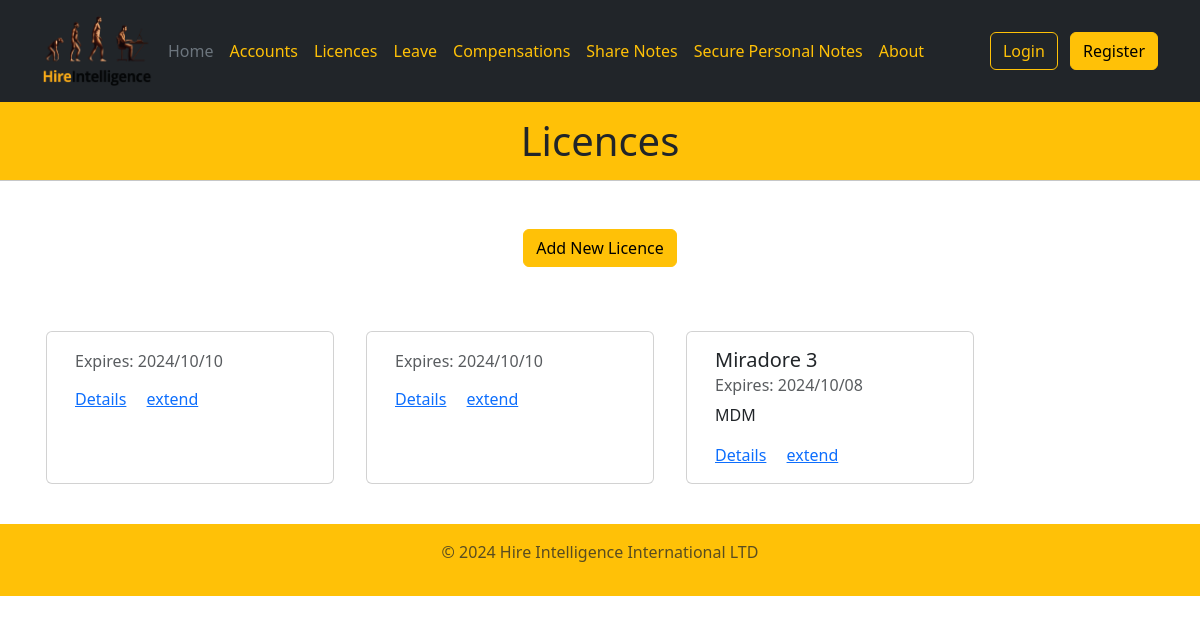
/licences, run on an earlier commit of the app's database.
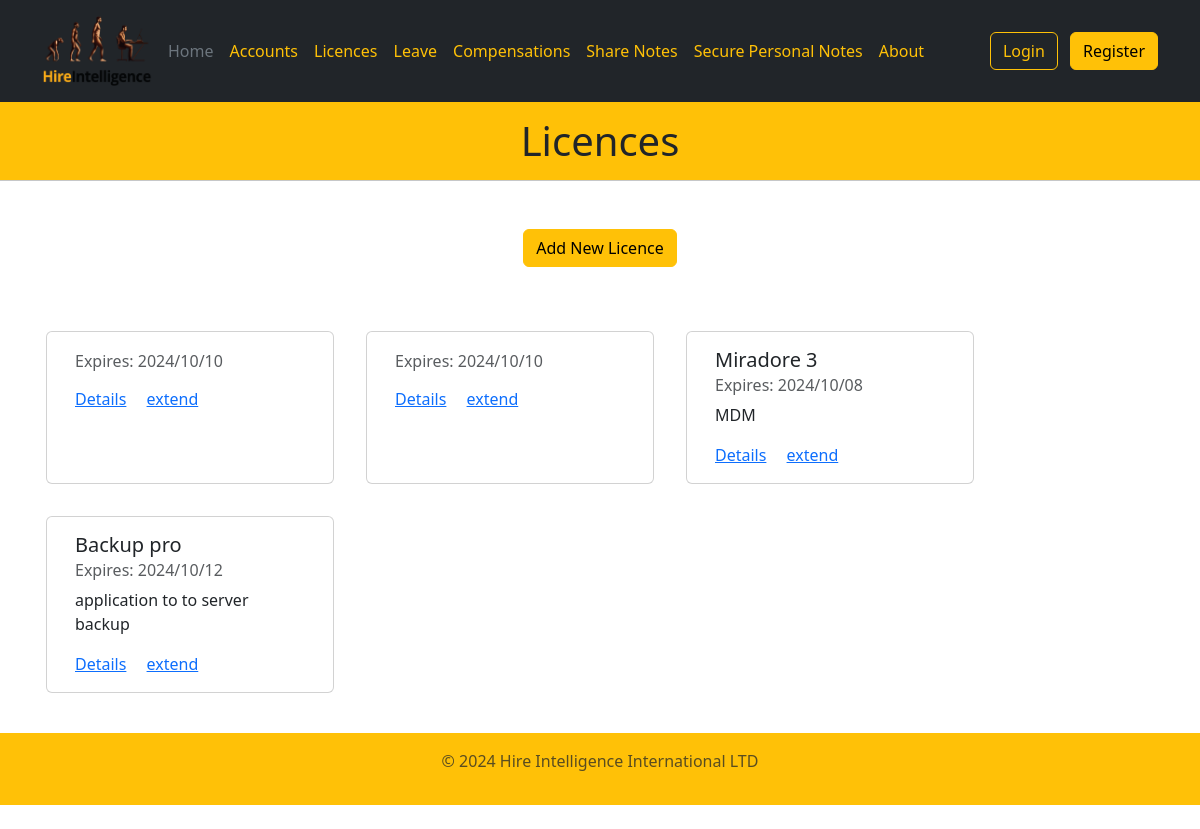
And on a later commit of the database.
### models.py (models this page shows)
class Licence(db.Model):
    id = db.Column(db.Integer, primary_key=True, autoincrement=True)
    date = db.Column(db.DateTime(timezone=True))
    product_name = db.Column(db.String)
    agreement = db.Column(db.String)
    product_detail = db.Column(db.String)
    usage = db.Column(db.String)
    mac = db.Column(db.Boolean)
    windows = db.Column(db.Boolean)
    android = db.Column(db.Boolean)
    ios = db.Column(db.Boolean)
    unix = db.Column(db.Boolean)
    portal_url = db.Column(db.String)
    activation_key = db.Column(db.String)
    username = db.Column(db.String)
    password = db.Column(db.String)
    purchased_by = db.Column(db.String)
    purchased_date = db.Column(db.DateTime(timezone=True))
    purchase_method = db.Column(db.String)
    expiration_date = db.Column(db.DateTime(timezone=True))
    auto_renew = db.Column(db.Boolean)
    cost = db.Column(db.Float)
    currency = db.Column(db.String)

### views.py (the view)
    @app.route("/licences", methods=("GET", "POST"))
    def licences():
        licence_list = list(Licence.query.all())
        return render_template("licences.html", title="Licences",
            year=datetime.now().year, licence_list=licence_list)

### templates/licences.html (shortened to what this page needs)
{% extends "base.html" %}  {% block content %}
<h1 class="text-center">{{title}}</h1>
<hr />
<div class="container">
<div class="mt-5 d-flex justify-content-center m-5">
    <a href="{{url_for('add_licence')}}">
        <button class="btn btn-warning">Add New Licence</button>
    </a>
</div>
<div class="row">
    {% for item in licence_list %}
    <div class="card m-3" style="width: 18rem;">
        <div class="card-body">
          <h5 class="card-title">{{item.product_name}}</h5>
          <h6 class="card-subtitle mb-2 text-muted">
            Expires: {{item.expiration_date.strftime("%Y/%m/%d")}}</h6>
          <p class="card-text">{{item.product_detail}}</p>
          <a href="#" class="card-link">Details</a>
          <a href="#" class="card-link">extend</a>
        </div>
      </div>
    {% endfor %}
</div>
</div>
{% endblock %}
{% block year %} {{year}} {% endblock %}

### templates/base.html (shortened to what this page needs)
<!DOCTYPE html>
<html lang="en">
  <head>
    <link
      rel="stylesheet"
      href="https://cdn.jsdelivr.net/npm/bootstrap@5.3.2/dist/css/bootstrap.min.css"
    />
    <link rel="stylesheet" href="../static/style/style.css">
    {% from 'bootstrap5/form.html' import render_form %}
  </head>
  <body>
    <header class="p-3 text-bg-dark">
      <div class="container">
        <div
          class="d-flex flex-wrap align-items-center justify-content-center justify-content-lg-start"
        >
          <a
            href="/"
            class="d-flex align-items-center mb-2 mb-lg-0 text-white text-decoration-none"
          >
          <img
          src="{{ url_for('static', filename='images/Hire Intelligence - Logo Design.png') }}"
          alt="Logo"
          width="110"
          height="70"
          class="me-2"
        />
          </a>
          <ul
            class="nav col-12 col-lg-auto me-lg-auto mb-2 justify-content-center mb-md-0"
          >
            <li>
              <a href="{{url_for('home')}}" class="nav-link px-2 text-secondary"
                >Home</a
              >
            </li>
            <li>
              <a href="{{url_for('accounts')}}" class="nav-link px-2 text-warning"
                >Accounts</a
              >
            </li>
            <li>
              <a
                href="{{url_for('licences')}}"
                class="nav-link px-2 text-warning"
                >Licences</a
              >
            </li>
              <a
                href="{{url_for('leave')}}"
                class="nav-link px-2 text-warning"
                >Leave</a
              >
            <li>
              <a
                href="{{url_for('compensation')}}"
                class="nav-link px-2 text-warning"
                >Compensations</a
              >
            </li>
            <li>
              <a
                href="{{url_for('share_notes')}}"
                class="nav-link px-2 text-warning"
                >Share Notes</a
              >
            </li>
            <li>
              <a
                href="{{url_for('secure_notes')}}"
                class="nav-link px-2 text-warning"
                >Secure Personal Notes</a
              >
            </li>
            <li>
              <a href="{{url_for('about')}}" class="nav-link px-2 text-warning"
                >About</a
              >
            </li>
          </ul>
          <div class="text-end">
            {% if current_user.username %}
            <span class="fw-bold d-flex align-items-center">
              {{current_user.username | capitalize}} &nbsp;
            </span>
            <button type="button" class="btn btn-outline-warning me-2">Logout</button>
            {% else %}
            <a href="{{url_for('login')}}"><button type="button" class="btn btn-outline-warning me-2">Login</button></a>
            <a href="{{url_for('register')}}"><button type="button" class="btn btn-warning">Register</button></a>
            {% endif %}
          </div>
        </div>
      </div>
    </header>
    {% block content %} {% endblock %}
    <footer class="py-3 my-4" >
      <p class="text-center text-body-secondary">© {% block year %} {% endblock %} Hire Intelligence International LTD</p>
    </footer>
  </body>
</html>

### static/style/style.css (style rules this page uses)
h1 { background-color: #ffc107; margin: 0px; padding: 15px; }
hr { background-color: #ffc107; margin : 0px; }
footer { background-color: #ffc107; margin-bottom: 0px; }

What changed in the data, as far as the page shows it:
added Licence: product_name "Backup pro", expiration_date "2024/10/12", product_detail "application to to server backup"
